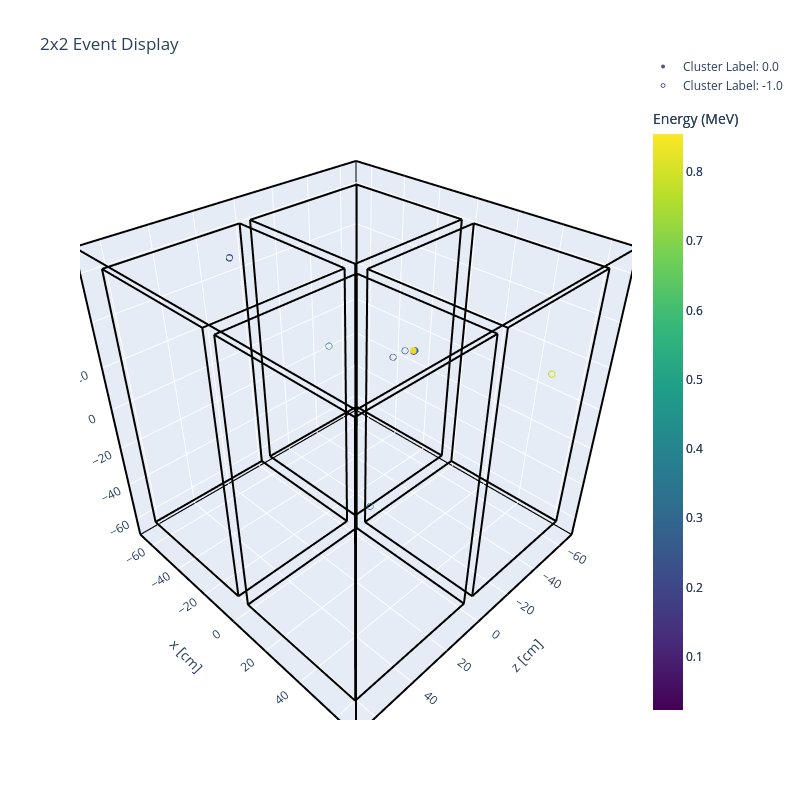

Notebook cell for this chart:
### Markdown cell above
### Event Display for Clustering Results

### Code cell
# Move the time dimension to align with the convention of the function
evt_num = 19
#evt_num = 20

evt_arr = loc_overlapped[evtid_overlapped==evt_num]
evt_arr = np.delete(evt_arr, 0, axis=1)
evt_arr = np.insert(evt_arr, 3, loc_overlapped[evtid_overlapped==evt_num][:,0], axis=1)

#evt_arr = loc_overlapped
#evt_arr = np.delete(evt_arr, 0, axis=1)
#evt_arr = np.insert(evt_arr, 3, loc_overlapped[:,0], axis=1)

evt_E = E_overlapped[evtid_overlapped==evt_num]

evt_clust_label = cluster_label[evtid_overlapped==evt_num]

print(len(evt_clust_label))
print(evt_clust_label)

event_display(evt_arr, E=evt_E, cluster_label=evt_clust_label)
#event_display(evt_arr, E=evt_E)
#event_display(evt_arr)

### Figure 1 — Plotly figure (JSON) as saved in the notebook; plotly's stock layout.template omitted (floating-point values rounded to 4 significant figures)
{"data": [{"marker": {"color": [0.1937, 0.2256, 0.3583, 0.855, 0.7599, 0.348, 0.02279, 0.3917, 0.5518, 0.3004, 0.3058, 0.2125], "colorbar": {"title": {"text": "Energy (MeV)"}}, "colorscale": [[0, "#440154"], [0.1111, "#482878"], [0.2222, "#3e4989"], [0.3333, "#31688e"], [0.4444, "#26828e"], [0.5556, "#1f9e89"], [0.6667, "#35b779"], [0.7778, "#6ece58"], [0.8889, "#b5de2b"], [1, "#fde725"]], "opacity": 0.9, "size": 4, "symbol": "circle"}, "mode": "markers", "name": "Cluster Label: 0.0", "type": "scatter3d", "x": [-12.54, -12.06, -12.52, -12.7], "y": [1.552, 1.995, 1.995, 1.995], "z": [-49.24, -49.68, -49.68, -49.24]}, {"marker": {"color": [0.1937, 0.2256, 0.3583, 0.855, 0.7599, 0.348, 0.02279, 0.3917, 0.5518, 0.3004, 0.3058, 0.2125], "colorbar": {"title": {"text": "Energy (MeV)"}}, "colorscale": [[0, "#440154"], [0.1111, "#482878"], [0.2222, "#3e4989"], [0.3333, "#31688e"], [0.4444, "#26828e"], [0.5556, "#1f9e89"], [0.6667, "#35b779"], [0.7778, "#6ece58"], [0.8889, "#b5de2b"], [1, "#fde725"]], "opacity": 0.9, "size": 4, "symbol": "circle-open"}, "mode": "markers", "name": "Cluster Label: -1.0", "type": "scatter3d", "x": [-18.14, -16.16, -52.53, 49.67, 49.23, 23.33, -51.99, -51.78], "y": [-0.6651, 1.109, -5.986, 10.86, 10.86, -27.27, 55.29, 55.67], "z": [-41.7, -47.47, -34.17, -63.43, -63.43, 15.54, 17.79, 17.79]}, {"line": {"color": "black", "width": 4}, "mode": "lines", "showlegend": false, "type": "scatter3d", "x": [-70, 70], "y": [-70, -70], "z": [-70, -70]}, {"line": {"color": "black", "width": 4}, "mode": "lines", "showlegend": false, "type": "scatter3d", "x": [70, 70], "y": [-70, 70], "z": [-70, -70]}, {"line": {"color": "black", "width": 4}, "mode": "lines", "showlegend": false, "type": "scatter3d", "x": [70, -70], "y": [70, 70], "z": [-70, -70]}, {"line": {"color": "black", "width": 4}, "mode": "lines", "showlegend": false, "type": "scatter3d", "x": [-70, -70], "y": [70, -70], "z": [-70, -70]}, {"line": {"color": "black", "width": 4}, "mode": "lines", "showlegend": false, "type": "scatter3d", "x": [-70, 70], "y": [-70, -70], "z": [70, 70]}, {"line": {"color": "black", "width": 4}, "mode": "lines", "showlegend": false, "type": "scatter3d", "x": [70, 70], "y": [-70, 70], "z": [70, 70]}, {"line": {"color": "black", "width": 4}, "mode": "lines", "showlegend": false, "type": "scatter3d", "x": [70, -70], "y": [70, 70], "z": [70, 70]}, {"line": {"color": "black", "width": 4}, "mode": "lines", "showlegend": false, "type": "scatter3d", "x": [-70, -70], "y": [70, -70], "z": [70, 70]}, {"line": {"color": "black", "width": 4}, "mode": "lines", "showlegend": false, "type": "scatter3d", "x": [-70, -70], "y": [-70, -70], "z": [-70, 70]}, {"line": {"color": "black", "width": 4}, "mode": "lines", "showlegend": false, "type": "scatter3d", "x": [70, 70], "y": [-70, -70], "z": [-70, 70]}, {"line": {"color": "black", "width": 4}, "mode": "lines", "showlegend": false, "type": "scatter3d", "x": [70, 70], "y": [70, 70], "z": [-70, 70]}, {"line": {"color": "black", "width": 4}, "mode": "lines", "showlegend": false, "type": "scatter3d", "x": [-70, -70], "y": [70, 70], "z": [-70, 70]}, {"line": {"color": "black", "width": 4}, "mode": "lines", "showlegend": false, "type": "scatter3d", "x": [3.07, 63.93], "y": [-61.85, -61.85], "z": [2.68, 2.68]}, {"line": {"color": "black", "width": 4}, "mode": "lines", "showlegend": false, "type": "scatter3d", "x": [63.93, 63.93], "y": [-61.85, 61.85], "z": [2.68, 2.68]}, {"line": {"color": "black", "width": 4}, "mode": "lines", "showlegend": false, "type": "scatter3d", "x": [63.93, 3.07], "y": [61.85, 61.85], "z": [2.68, 2.68]}, {"line": {"color": "black", "width": 4}, "mode": "lines", "showlegend": false, "type": "scatter3d", "x": [3.07, 3.07], "y": [61.85, -61.85], "z": [2.68, 2.68]}, {"line": {"color": "black", "width": 4}, "mode": "lines", "showlegend": false, "type": "scatter3d", "x": [3.07, 63.93], "y": [-61.85, -61.85], "z": [64.32, 64.32]}, {"line": {"color": "black", "width": 4}, "mode": "lines", "showlegend": false, "type": "scatter3d", "x": [63.93, 63.93], "y": [-61.85, 61.85], "z": [64.32, 64.32]}, {"line": {"color": "black", "width": 4}, "mode": "lines", "showlegend": false, "type": "scatter3d", "x": [63.93, 3.07], "y": [61.85, 61.85], "z": [64.32, 64.32]}, {"line": {"color": "black", "width": 4}, "mode": "lines", "showlegend": false, "type": "scatter3d", "x": [3.07, 3.07], "y": [61.85, -61.85], "z": [64.32, 64.32]}, {"line": {"color": "black", "width": 4}, "mode": "lines", "showlegend": false, "type": "scatter3d", "x": [3.07, 3.07], "y": [-61.85, -61.85], "z": [2.68, 64.32]}, {"line": {"color": "black", "width": 4}, "mode": "lines", "showlegend": false, "type": "scatter3d", "x": [63.93, 63.93], "y": [-61.85, -61.85], "z": [2.68, 64.32]}, {"line": {"color": "black", "width": 4}, "mode": "lines", "showlegend": false, "type": "scatter3d", "x": [63.93, 63.93], "y": [61.85, 61.85], "z": [2.68, 64.32]}, {"line": {"color": "black", "width": 4}, "mode": "lines", "showlegend": false, "type": "scatter3d", "x": [3.07, 3.07], "y": [61.85, 61.85], "z": [2.68, 64.32]}, {"line": {"color": "black", "width": 4}, "mode": "lines", "showlegend": false, "type": "scatter3d", "x": [-3.07, -63.93], "y": [-61.85, -61.85], "z": [2.68, 2.68]}, {"line": {"color": "black", "width": 4}, "mode": "lines", "showlegend": false, "type": "scatter3d", "x": [-63.93, -63.93], "y": [-61.85, 61.85], "z": [2.68, 2.68]}, {"line": {"color": "black", "width": 4}, "mode": "lines", "showlegend": false, "type": "scatter3d", "x": [-63.93, -3.07], "y": [61.85, 61.85], "z": [2.68, 2.68]}, {"line": {"color": "black", "width": 4}, "mode": "lines", "showlegend": false, "type": "scatter3d", "x": [-3.07, -3.07], "y": [61.85, -61.85], "z": [2.68, 2.68]}, {"line": {"color": "black", "width": 4}, "mode": "lines", "showlegend": false, "type": "scatter3d", "x": [-3.07, -63.93], "y": [-61.85, -61.85], "z": [64.32, 64.32]}, {"line": {"color": "black", "width": 4}, "mode": "lines", "showlegend": false, "type": "scatter3d", "x": [-63.93, -63.93], "y": [-61.85, 61.85], "z": [64.32, 64.32]}, {"line": {"color": "black", "width": 4}, "mode": "lines", "showlegend": false, "type": "scatter3d", "x": [-63.93, -3.07], "y": [61.85, 61.85], "z": [64.32, 64.32]}, {"line": {"color": "black", "width": 4}, "mode": "lines", "showlegend": false, "type": "scatter3d", "x": [-3.07, -3.07], "y": [61.85, -61.85], "z": [64.32, 64.32]}, {"line": {"color": "black", "width": 4}, "mode": "lines", "showlegend": false, "type": "scatter3d", "x": [-3.07, -3.07], "y": [-61.85, -61.85], "z": [2.68, 64.32]}, {"line": {"color": "black", "width": 4}, "mode": "lines", "showlegend": false, "type": "scatter3d", "x": [-63.93, -63.93], "y": [-61.85, -61.85], "z": [2.68, 64.32]}, {"line": {"color": "black", "width": 4}, "mode": "lines", "showlegend": false, "type": "scatter3d", "x": [-63.93, -63.93], "y": [61.85, 61.85], "z": [2.68, 64.32]}, {"line": {"color": "black", "width": 4}, "mode": "lines", "showlegend": false, "type": "scatter3d", "x": [-3.07, -3.07], "y": [61.85, 61.85], "z": [2.68, 64.32]}, {"line": {"color": "black", "width": 4}, "mode": "lines", "showlegend": false, "type": "scatter3d", "x": [3.07, 63.93], "y": [-61.85, -61.85], "z": [-2.68, -2.68]}, {"line": {"color": "black", "width": 4}, "mode": "lines", "showlegend": false, "type": "scatter3d", "x": [63.93, 63.93], "y": [-61.85, 61.85], "z": [-2.68, -2.68]}, {"line": {"color": "black", "width": 4}, "mode": "lines", "showlegend": false, "type": "scatter3d", "x": [63.93, 3.07], "y": [61.85, 61.85], "z": [-2.68, -2.68]}, {"line": {"color": "black", "width": 4}, "mode": "lines", "showlegend": false, "type": "scatter3d", "x": [3.07, 3.07], "y": [61.85, -61.85], "z": [-2.68, -2.68]}, {"line": {"color": "black", "width": 4}, "mode": "lines", "showlegend": false, "type": "scatter3d", "x": [3.07, 63.93], "y": [-61.85, -61.85], "z": [-64.32, -64.32]}, {"line": {"color": "black", "width": 4}, "mode": "lines", "showlegend": false, "type": "scatter3d", "x": [63.93, 63.93], "y": [-61.85, 61.85], "z": [-64.32, -64.32]}, {"line": {"color": "black", "width": 4}, "mode": "lines", "showlegend": false, "type": "scatter3d", "x": [63.93, 3.07], "y": [61.85, 61.85], "z": [-64.32, -64.32]}, {"line": {"color": "black", "width": 4}, "mode": "lines", "showlegend": false, "type": "scatter3d", "x": [3.07, 3.07], "y": [61.85, -61.85], "z": [-64.32, -64.32]}, {"line": {"color": "black", "width": 4}, "mode": "lines", "showlegend": false, "type": "scatter3d", "x": [3.07, 3.07], "y": [-61.85, -61.85], "z": [-2.68, -64.32]}, {"line": {"color": "black", "width": 4}, "mode": "lines", "showlegend": false, "type": "scatter3d", "x": [63.93, 63.93], "y": [-61.85, -61.85], "z": [-2.68, -64.32]}, {"line": {"color": "black", "width": 4}, "mode": "lines", "showlegend": false, "type": "scatter3d", "x": [63.93, 63.93], "y": [61.85, 61.85], "z": [-2.68, -64.32]}, {"line": {"color": "black", "width": 4}, "mode": "lines", "showlegend": false, "type": "scatter3d", "x": [3.07, 3.07], "y": [61.85, 61.85], "z": [-2.68, -64.32]}, {"line": {"color": "black", "width": 4}, "mode": "lines", "showlegend": false, "type": "scatter3d", "x": [-3.07, -63.93], "y": [-61.85, -61.85], "z": [-2.68, -2.68]}, {"line": {"color": "black", "width": 4}, "mode": "lines", "showlegend": false, "type": "scatter3d", "x": [-63.93, -63.93], "y": [-61.85, 61.85], "z": [-2.68, -2.68]}, {"line": {"color": "black", "width": 4}, "mode": "lines", "showlegend": false, "type": "scatter3d", "x": [-63.93, -3.07], "y": [61.85, 61.85], "z": [-2.68, -2.68]}, {"line": {"color": "black", "width": 4}, "mode": "lines", "showlegend": false, "type": "scatter3d", "x": [-3.07, -3.07], "y": [61.85, -61.85], "z": [-2.68, -2.68]}, {"line": {"color": "black", "width": 4}, "mode": "lines", "showlegend": false, "type": "scatter3d", "x": [-3.07, -63.93], "y": [-61.85, -61.85], "z": [-64.32, -64.32]}, {"line": {"color": "black", "width": 4}, "mode": "lines", "showlegend": false, "type": "scatter3d", "x": [-63.93, -63.93], "y": [-61.85, 61.85], "z": [-64.32, -64.32]}, {"line": {"color": "black", "width": 4}, "mode": "lines", "showlegend": false, "type": "scatter3d", "x": [-63.93, -3.07], "y": [61.85, 61.85], "z": [-64.32, -64.32]}, {"line": {"color": "black", "width": 4}, "mode": "lines", "showlegend": false, "type": "scatter3d", "x": [-3.07, -3.07], "y": [61.85, -61.85], "z": [-64.32, -64.32]}, {"line": {"color": "black", "width": 4}, "mode": "lines", "showlegend": false, "type": "scatter3d", "x": [-3.07, -3.07], "y": [-61.85, -61.85], "z": [-2.68, -64.32]}, {"line": {"color": "black", "width": 4}, "mode": "lines", "showlegend": false, "type": "scatter3d", "x": [-63.93, -63.93], "y": [-61.85, -61.85], "z": [-2.68, -64.32]}, {"line": {"color": "black", "width": 4}, "mode": "lines", "showlegend": false, "type": "scatter3d", "x": [-63.93, -63.93], "y": [61.85, 61.85], "z": [-2.68, -64.32]}, {"line": {"color": "black", "width": 4}, "mode": "lines", "showlegend": false, "type": "scatter3d", "x": [-3.07, -3.07], "y": [61.85, 61.85], "z": [-2.68, -64.32]}], "layout": {"height": 800, "legend": {"xanchor": "left", "yanchor": "bottom"}, "scene": {"aspectmode": "cube", "camera": {"up": {"x": 0, "y": 1, "z": 0}}, "xaxis": {"range": [-70, 70], "title": {"text": "x [cm]"}}, "yaxis": {"range": [-70, 70], "title": {"text": "y [cm]"}}, "zaxis": {"range": [-70, 70], "title": {"text": "z [cm]"}}}, "title": {"text": "2x2 Event Display"}, "width": 800}}
